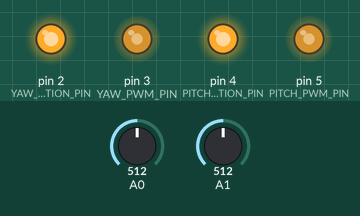
Simulated run of this sketch. Board: Arduino Uno, built with avr-gcc and run on an emulated ATmega328P. On the bench: output pins drawn as LEDs (lit = HIGH). Inputs (shaded band) come from the test bench; at power-on: A0 = 512, A1 = 512. The ROS host is connected and sends only what is stated.

Above: at 6.25 s.
6.3 s: A0 set to 716
At 6.76 s:
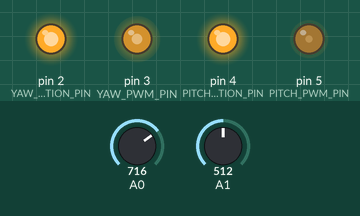
9.3 s: A1 set to 570
At 10.26 s:
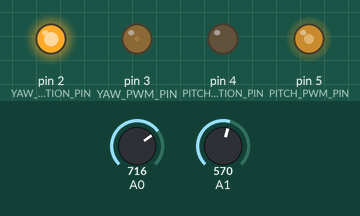
12.3 s: A1 set to 592
15.3 s: A0 set to 900
18.3 s: A1 set to 40
At 21.0 s:
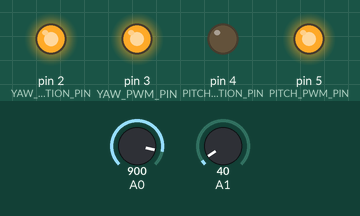
21.3 s: A0 set to 511
At 24.54 s:
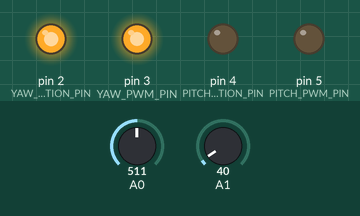
Timing chart, 0 to 32.1 s (numbered marks = the images above; inputs shaded):
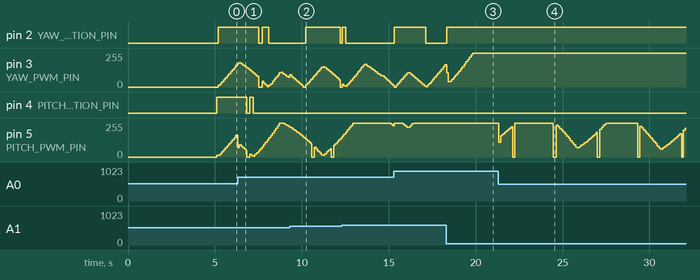

Measured:
- after the input at 9.3 s, pin 2 (YAW_DIRECTION_PIN): LOW → HIGH after 0.92 s instead of 0.72 s
- after the input at 18.3 s, pin 2 (YAW_DIRECTION_PIN): LOW → HIGH after 0.03 s instead of 2.1 s
- after the input at 21.3 s, pin 5 (PITCH_PWM_PIN): 254/255 → 110/255 at once, → 159/255 0.10 s later, → 170/255 0.10 s later, → 181/255 0.10 s later, … (70 changes in this stretch)

The sketch:

ark_eye_pid_multiple.ino
```cpp
/********************************************************
 * PID Basic Example
 * Reading analog input 0 to control analog PWM output 3
 ********************************************************/

#include <PID_v1.h>
#include <Arduino.h>
#include <ros.h>
#include <rosserial_arduino/Adc.h>


class ArkEyeServo
{
  private:
    PID *pid_;
    double setpoint_, input_, output_;
    double p_, i_, d_;
    double sensor_max_, sensor_min_;
    const int pwm_pin_, direction_pin_, input_pin_;
    boolean going;
    void read_average_input();
    int direction_;
  public:
    ArkEyeServo(int pwm_pin, int direction_pin, int input_pin, double sensor_min, double sensor_max, double p, double i, double d);
    void set_setpoint(double setpoint);
    void compute();
    void read_input();
   ~ArkEyeServo();
   double get_output();
   double get_input();
   double get_setpoint();
   void do_output();
   void start();
   void stop();
   int get_direction();
};

int ArkEyeServo::get_direction(void)
{
  return direction_;
}
ArkEyeServo::ArkEyeServo(int pwm_pin, int direction_pin, int input_pin, double sensor_min, double sensor_max, double p, double i, double d) :
  sensor_max_(sensor_max), sensor_min_(sensor_min), p_(p), i_(i), d_(d), going(false), setpoint_(512), input_(512),
  pwm_pin_(pwm_pin), direction_pin_(direction_pin), input_pin_(input_pin), direction_(0), output_(0)
{
  pinMode(pwm_pin_, OUTPUT);
  pinMode(direction_pin_, OUTPUT);

  pinMode(input_pin_, INPUT);

  read_input();

  pid_ = new PID(&input_, &output_, &setpoint_, p_, i_, d_, DIRECT);
}

void ArkEyeServo::start()
{
  pid_->SetMode(AUTOMATIC);
  pid_->SetOutputLimits(-254.0,254.0);

  going = true;
}

ArkEyeServo::~ArkEyeServo()
{
  delete pid_;
}

void ArkEyeServo::set_setpoint(double setpoint)
{
  setpoint_ = setpoint;
}
void ArkEyeServo::compute()
{
  if (!going) return;

  pid_->Compute();
}

void ArkEyeServo::do_output()
{
  if (!going) return;
  double error = (setpoint_ - input_);
  if (error < 0) error *= -1;
  if (error < 10) output_ = 0;


  if (output_ > 0)
  {
    direction_  = 1;
    digitalWrite(direction_pin_, 1);
    analogWrite(pwm_pin_, output_);
  }
  else
  {
    direction_  = 0;
    digitalWrite(direction_pin_, 0);
    analogWrite(pwm_pin_, (-1*output_) );
  }
}

void ArkEyeServo::read_input()
{
  double  old_input = input_;

  input_ = 0.0;
  for (int x = 0; x < 4; x++) input_ += analogRead(input_pin_);
  input_ = input_/4.0;

 double  difference = input_ - old_input;
// if (difference > 50 || difference < -50) going = 0;

//  input_ = map(input_/4,sensor_min_, sensor_max_, 0, 1024);
  if (input_ < 0.0) input_ = 0.0;
}

double ArkEyeServo::get_input()
{
  return input_;
}

double ArkEyeServo::get_output()
{
  return output_;
}

double ArkEyeServo::get_setpoint()
{
  return setpoint_;
}


ros::NodeHandle ros_node_handle;

rosserial_arduino::Adc adc_msg;
ros::Publisher ros_publisher("adc", &adc_msg);

#define PITCH_PWM_PIN 5
#define PITCH_DIRECTION_PIN 4
#define PITCH_INPUT_PIN 0


#define YAW_PWM_PIN 3
#define YAW_DIRECTION_PIN 2
#define YAW_INPUT_PIN 1


#define PITCH_SENSOR_MIN 50
#define PITCH_SENSOR_MAX 950

//working for steps
#define PITCH_P .42
#define PITCH_I .12
#define PITCH_D .01


#define YAW_P .400
#define YAW_I .1
#define YAW_D .11


ArkEyeServo  pitch(PITCH_PWM_PIN, PITCH_DIRECTION_PIN, PITCH_INPUT_PIN, PITCH_SENSOR_MIN, PITCH_SENSOR_MAX, PITCH_P, PITCH_I, PITCH_D);;
ArkEyeServo  yaw(YAW_PWM_PIN, YAW_DIRECTION_PIN, YAW_INPUT_PIN, PITCH_SENSOR_MIN, PITCH_SENSOR_MAX, PITCH_P, PITCH_I, PITCH_D);

void setup()
{
  ros_node_handle.initNode();
  ros_node_handle.advertise(ros_publisher);


  pitch.start();
  yaw.start();
  delay(5000);
}


void loop()
{
  static int time = millis(), dirn = 1;
  static double setpoint = 512;
  int now = millis();

if (0) {
    if (now - time > 5000)
   {
      if (dirn)
      {
        setpoint = 750;
        dirn = 0;
      }
      else
      {
        setpoint = 200;
        dirn = 1;
      }

      time = millis();
   }
 }
  else if (1) {
    if (now - time > 100)
   {
      if (dirn)
      {
        if (setpoint < 850) setpoint = setpoint + 30;
        else dirn = 0;
      }
      else
      {
        if (setpoint > 210) setpoint = setpoint - 30;
        else dirn = 1;
      }
      time = millis();
   }

  }

  yaw.set_setpoint(setpoint);
  pitch.set_setpoint(setpoint);


  yaw.read_input();
  yaw.compute();

  pitch.read_input();
  pitch.compute();

  yaw.do_output();
  pitch.do_output();


  adc_msg.adc0 = pitch.get_input();
  adc_msg.adc1 = pitch.get_output() + 256;
  adc_msg.adc2 = pitch.get_setpoint();
  ros_publisher.publish(&adc_msg);
  ros_node_handle.spinOnce();
}
```
